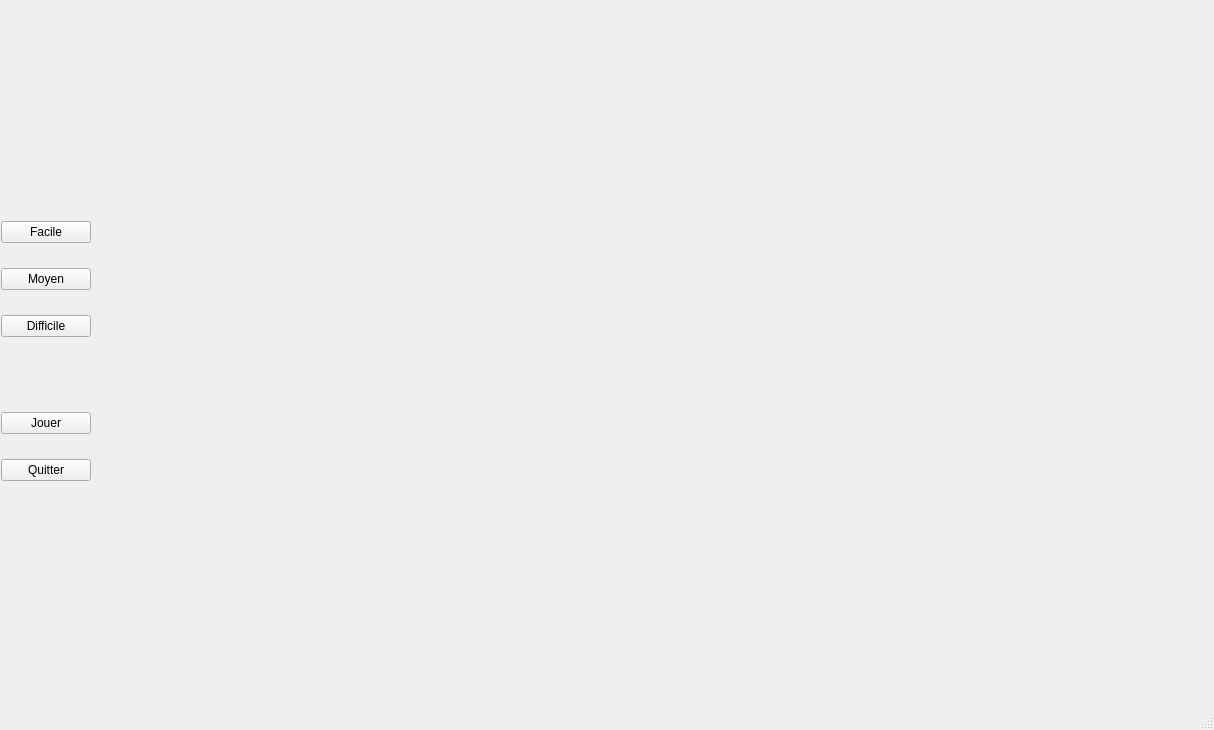
<?xml version="1.0" encoding="UTF-8"?>
<ui version="4.0">
 <class>MainWindow</class>
 <widget class="QMainWindow" name="MainWindow">
  <property name="geometry">
   <rect>
    <x>0</x>
    <y>0</y>
    <width>1214</width>
    <height>730</height>
   </rect>
  </property>
  <property name="windowTitle">
   <string>MainWindow</string>
  </property>
  <widget class="QWidget" name="centralwidget">
   <widget class="QWidget" name="horizontalLayoutWidget">
    <property name="geometry">
     <rect>
      <x>0</x>
      <y>0</y>
      <width>1211</width>
      <height>701</height>
     </rect>
    </property>
    <layout class="QHBoxLayout" name="horizontalLayout">
     <item>
      <widget class="QWidget" name="horizontalWidget_2" native="true">
       <property name="maximumSize">
        <size>
         <width>100</width>
         <height>16777215</height>
        </size>
       </property>
       <layout class="QHBoxLayout" name="horizontalLayout_2">
        <property name="leftMargin">
         <number>1</number>
        </property>
        <item>
         <layout class="QVBoxLayout" name="verticalLayout">
          <property name="spacing">
           <number>25</number>
          </property>
          <item>
           <spacer name="verticalSpacer">
            <property name="orientation">
             <enum>Qt::Vertical</enum>
            </property>
            <property name="sizeHint" stdset="0">
             <size>
              <width>20</width>
              <height>10</height>
             </size>
            </property>
           </spacer>
          </item>
          <item>
           <widget class="QPushButton" name="facileButton">
            <property name="maximumSize">
             <size>
              <width>100</width>
              <height>16777215</height>
             </size>
            </property>
            <property name="text">
             <string>Facile</string>
            </property>
           </widget>
          </item>
          <item>
           <widget class="QPushButton" name="moyenButton">
            <property name="maximumSize">
             <size>
              <width>100</width>
              <height>16777215</height>
             </size>
            </property>
            <property name="text">
             <string>Moyen</string>
            </property>
           </widget>
          </item>
          <item>
           <widget class="QPushButton" name="difficileButton">
            <property name="maximumSize">
             <size>
              <width>100</width>
              <height>16777215</height>
             </size>
            </property>
            <property name="text">
             <string>Difficile</string>
            </property>
           </widget>
          </item>
          <item>
           <layout class="QVBoxLayout" name="verticalLayout_4">
            <property name="spacing">
             <number>25</number>
            </property>
            <property name="topMargin">
             <number>50</number>
            </property>
            <item>
             <widget class="QPushButton" name="jouerButton">
              <property name="maximumSize">
               <size>
                <width>100</width>
                <height>16777215</height>
               </size>
              </property>
              <property name="styleSheet">
               <string notr="true"/>
              </property>
              <property name="text">
               <string>Jouer</string>
              </property>
             </widget>
            </item>
            <item>
             <widget class="QPushButton" name="quitterButton">
              <property name="maximumSize">
               <size>
                <width>100</width>
                <height>16777215</height>
               </size>
              </property>
              <property name="text">
               <string>Quitter</string>
              </property>
             </widget>
            </item>
           </layout>
          </item>
          <item>
           <spacer name="verticalSpacer_2">
            <property name="orientation">
             <enum>Qt::Vertical</enum>
            </property>
            <property name="sizeHint" stdset="0">
             <size>
              <width>20</width>
              <height>40</height>
             </size>
            </property>
           </spacer>
          </item>
         </layout>
        </item>
       </layout>
      </widget>
     </item>
     <item>
      <widget class="QWidget" name="verticalWidget_2" native="true">
       <property name="minimumSize">
        <size>
         <width>700</width>
         <height>0</height>
        </size>
       </property>
      </widget>
     </item>
    </layout>
   </widget>
  </widget>
  <widget class="QMenuBar" name="menubar">
   <property name="geometry">
    <rect>
     <x>0</x>
     <y>0</y>
     <width>1214</width>
     <height>22</height>
    </rect>
   </property>
  </widget>
  <widget class="QStatusBar" name="statusbar"/>
 </widget>
 <resources/>
 <connections/>
</ui>
